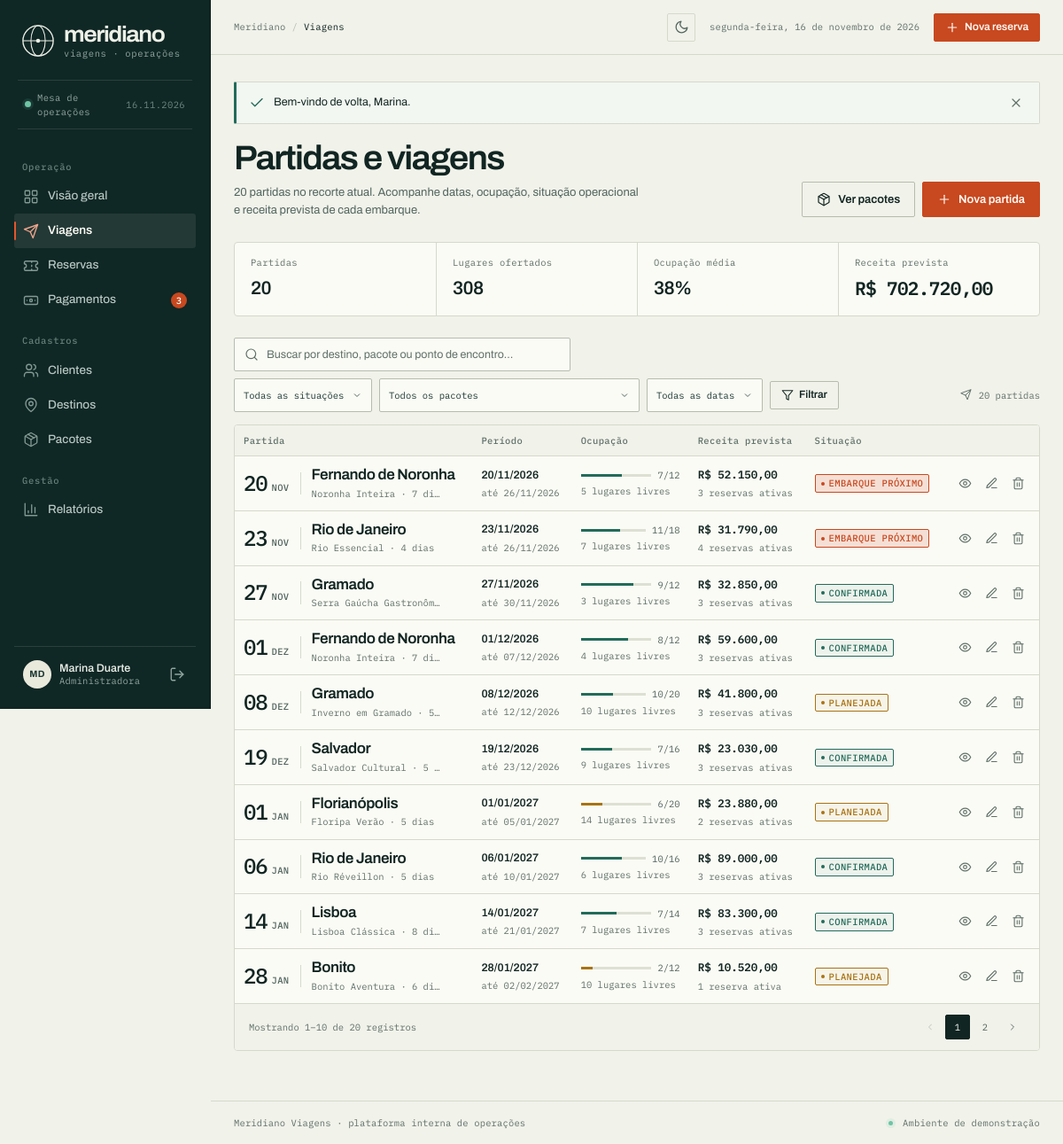
Page /index.php?r=viagens (signed in) on the committed database.
### tables this page shows
CREATE TABLE viagens (
  id               INT UNSIGNED AUTO_INCREMENT PRIMARY KEY,
  pacote_id        INT UNSIGNED NOT NULL,
  data_ida         DATE NOT NULL,
  data_volta       DATE NOT NULL,
  capacidade       SMALLINT UNSIGNED NOT NULL,
  status           ENUM('planejada', 'confirmada', 'em_andamento', 'concluida', 'cancelada')
                   NOT NULL DEFAULT 'planejada',
  ponto_encontro   VARCHAR(180) NULL,
  observacoes      TEXT NULL,
  criado_em        TIMESTAMP NOT NULL DEFAULT CURRENT_TIMESTAMP,
  CONSTRAINT fk_viagens_pacote FOREIGN KEY (pacote_id)
    REFERENCES pacotes (id) ON UPDATE CASCADE ON DELETE RESTRICT,
  INDEX idx_viagens_data (data_ida),
  INDEX idx_viagens_status (status)
);

### views/viagens/index.php (the view, shortened to what the rows shown need)
<div class="page-head">
    <div class="page-head__copy">
        <h1>Partidas e viagens</h1>
    </div>
        <a class="button button--secondary" href="<?= url('pacotes') ?>"><?= icon('package', 'icon', 16) ?> Ver pacotes</a>
</div>
<section class="panel panel--flush">
    <?php if ($viagens): ?>
        <div class="table-wrap">
            <table class="data-table">
                <thead>
                    <tr>
                        <th scope="col">Partida</th>
                        <th scope="col">Período</th>
                        <th scope="col">Ocupação</th>
                        <th scope="col">Receita prevista</th>
                        <th scope="col">Situação</th>
                        <th scope="col"><span class="sr-only">Ações</span></th>
                    </tr>
                </thead>
                <tbody>
                    <?php foreach ($viagens as $item): ?>
                        <?php
                        $ocupados = (int) $item['lugares_ocupados'];
                        $capacidade = (int) $item['capacidade'];
                        $percentual = $capacidade > 0 ? min(100, (int) round(($ocupados / $capacidade) * 100)) : 0;
                        $situacao = situacao_viagem($item);
                        ?>
                        <tr>
                            <td>
                                <div style="display: flex; align-items: center; gap: 12px;">
                                    <div class="board-row__date">
                                        <span class="board-row__day"><?= e(dia($item['data_ida'])) ?></span>
                                        <span class="board-row__month"><?= e(mes_abreviado($item['data_ida'])) ?></span>
                                    </div>
                                    <div class="board-row__destination">
                                        <a class="board-row__city" href="<?= url('viagens', ['acao' => 'ver', 'id' => $item['id']]) ?>"><?= e($item['destino_nome']) ?></a>
                                        <div class="board-row__package" title="<?= e($item['pacote_titulo'] . ' · ' . (int) $item['duracao_dias'] . ' dias') ?>"><?= e($item['pacote_titulo']) ?> · <?= (int) $item['duracao_dias'] ?> dias</div>
                                    </div>
                                </div>
                            </td>
                            <td>
                                <span class="cell-main"><?= e(data_br($item['data_ida'])) ?></span>
                                <div class="cell-sub">até <?= e(data_br($item['data_volta'])) ?></div>
                            </td>
                            <td>
                                <div class="seat-bar" style="max-width: 170px;">
                                    <span class="seat-bar__track">
                                        <span class="seat-bar__fill <?= $percentual >= 100 ? 'seat-bar__fill--full' : ($percentual < 40 ? 'seat-bar__fill--low' : '') ?>"
                                              style="width: <?= $percentual ?>%"></span>
                                    </span>
                                    <span class="seat-bar__label"><?= $ocupados ?>/<?= $capacidade ?></span>
                                </div>
                                <div class="cell-sub"><?= max(0, $capacidade - $ocupados) ?> lugar<?= max(0, $capacidade - $ocupados) === 1 ? '' : 'es' ?> livre<?= max(0, $capacidade - $ocupados) === 1 ? '' : 's' ?></div>
                            </td>
                            <td>
                                <span class="cell-strong mono"><?= e(money($item['receita_prevista'])) ?></span>
                                <div class="cell-sub"><?= (int) $item['total_reservas'] ?> reserva<?= (int) $item['total_reservas'] === 1 ? '' : 's' ?> ativa<?= (int) $item['total_reservas'] === 1 ? '' : 's' ?></div>
                            </td>
                            <td><span class="stamp stamp--<?= e($situacao['tom']) ?>"><?= e($situacao['label']) ?></span></td>
                            <td class="cell-actions">
                                <div class="cell-actions__group">
                                    <a class="action-link" href="<?= url('viagens', ['acao' => 'ver', 'id' => $item['id']]) ?>" aria-label="Abrir partida para <?= e($item['destino_nome']) ?>" title="Abrir partida">
                                        <?= icon('eye', 'icon', 15) ?>
                                    </a>
                                    <a class="action-link" href="<?= url('viagens', ['acao' => 'editar', 'id' => $item['id']]) ?>" aria-label="Editar partida para <?= e($item['destino_nome']) ?>" title="Editar">
                                        <?= icon('edit', 'icon', 15) ?>
                                    </a>
                                    <form class="action-form" method="post" action="<?= url('viagens', ['acao' => 'excluir', 'id' => $item['id']]) ?>"
                                          data-confirm="Excluir a partida de <?= e($item['destino_nome']) ?> em <?= e(data_br($item['data_ida'])) ?>? Partidas com reservas não podem ser removidas."
                                          data-confirm-label="Excluir partida">
                                        <button class="action-link action-link--danger" type="submit" aria-label="Excluir partida de <?= e($item['destino_nome']) ?>" title="Excluir">
                                            <?= icon('trash', 'icon', 15) ?>
                                        </button>
                                    </form>
                                </div>
                            </td>
                        </tr>
                    <?php endforeach; ?>
                </tbody>
            </table>
        </div>
        <?php include VIEWS_PATH . '/partials/pagination.php'; ?>
    <?php endif; ?>
</section>

### app/icons.php (shortened to what the rows shown need)
<?php
function icon(string $nome, string $classe = 'icon', int $tamanho = 20): string
{
    $path = $icones[$nome] ?? $icones['info'];
    return '<svg class="' . e($classe) . '" width="' . $tamanho . '" height="' . $tamanho
        . '" viewBox="0 0 24 24" fill="none" stroke="currentColor" stroke-width="1.8"'
        . ' stroke-linecap="round" stroke-linejoin="round" aria-hidden="true">' . $path . '</svg>';
}

### views/partials/pagination.php (shortened to what the rows shown need)
<?php if (($paginacao['paginas'] ?? 1) > 1): ?>
    <nav class="pagination" aria-label="Paginação">
        <span class="pagination__pages">
            <a class="pagination__link <?= $paginacao['pagina'] <= 1 ? 'is-disabled' : '' ?>"
               href="<?= e(url_com_pagina(max(1, $paginacao['pagina'] - 1))) ?>"
               aria-label="Página anterior" <?= $paginacao['pagina'] <= 1 ? 'aria-disabled="true" tabindex="-1"' : '' ?>>
                <?= icon('chevron-left', 'icon', 12) ?>
            </a>
            <?php
            $inicioJanela = max(1, $paginacao['pagina'] - 2);
            $fimJanela = min($paginacao['paginas'], $paginacao['pagina'] + 2);
            ?>
            <?php for ($p = $inicioJanela; $p <= $fimJanela; $p++): ?>
                <a class="pagination__link <?= $p === $paginacao['pagina'] ? 'is-current' : '' ?>"
                   href="<?= e(url_com_pagina($p)) ?>"
                   <?= $p === $paginacao['pagina'] ? 'aria-current="page"' : '' ?>><?= $p ?></a>
            <?php endfor; ?>
            <a class="pagination__link <?= $paginacao['pagina'] >= $paginacao['paginas'] ? 'is-disabled' : '' ?>"
               href="<?= e(url_com_pagina(min($paginacao['paginas'], $paginacao['pagina'] + 1))) ?>"
               aria-label="Próxima página" <?= $paginacao['pagina'] >= $paginacao['paginas'] ? 'aria-disabled="true" tabindex="-1"' : '' ?>>
                <?= icon('chevron-right', 'icon', 12) ?>
            </a>
        </span>
    </nav>
<?php endif; ?>

### rows in the picture
viagens: data_ida "20", data_ida "NOV", destino_nome "Fernando de Noronha", pacote_titulo "Noronha Inteira", duracao_dias "7", data_ida "20/11/2026", data_volta "26/11/2026", ocupados "7", capacidade "12", max(0, $capacidade - $ocupados) "5", receita_prevista "R$ 52.150,00", total_reservas "3", label "EMBARQUE PRÓXIMO", $tamanho 15 (drawn)
viagens: data_ida "23", data_ida "NOV", destino_nome "Rio de Janeiro", pacote_titulo "Rio Essencial", duracao_dias "4", data_ida "23/11/2026", data_volta "26/11/2026", ocupados "11", capacidade "18", max(0, $capacidade - $ocupados) "7", receita_prevista "R$ 31.790,00", total_reservas "4", label "EMBARQUE PRÓXIMO", $tamanho 15 (drawn)
viagens: data_ida "27", data_ida "NOV", destino_nome "Gramado", pacote_titulo "Serra Gaúcha Gastronôm…", data_ida "27/11/2026", data_volta "30/11/2026", ocupados "9", capacidade "12", max(0, $capacidade - $ocupados) "3", receita_prevista "R$ 32.850,00", total_reservas "3", status "CONFIRMADA", $tamanho 15 (drawn)
viagens: data_ida "01", data_ida "DEZ", destino_nome "Fernando de Noronha", pacote_titulo "Noronha Inteira", duracao_dias "7", data_ida "01/12/2026", data_volta "07/12/2026", ocupados "8", capacidade "12", max(0, $capacidade - $ocupados) "4", receita_prevista "R$ 59.600,00", total_reservas "3", status "CONFIRMADA", $tamanho 15 (drawn)
viagens: data_ida "08", data_ida "DEZ", destino_nome "Gramado", pacote_titulo "Inverno em Gramado", duracao_dias "5…", data_ida "08/12/2026", data_volta "12/12/2026", ocupados "10", capacidade "20", max(0, $capacidade - $ocupados) "10", receita_prevista "R$ 41.800,00", total_reservas "3", status "PLANEJADA", $tamanho 15 (drawn)
viagens: data_ida "19", data_ida "DEZ", destino_nome "Salvador", pacote_titulo "Salvador Cultural", duracao_dias "5", data_ida "19/12/2026", data_volta "23/12/2026", ocupados "7", capacidade "16", max(0, $capacidade - $ocupados) "9", receita_prevista "R$ 23.030,00", total_reservas "3", status "CONFIRMADA", $tamanho 15 (drawn)
viagens: data_ida "01", data_ida "JAN", destino_nome "Florianópolis", pacote_titulo "Floripa Verão", duracao_dias "5", data_ida "01/01/2027", data_volta "05/01/2027", ocupados "6", capacidade "20", max(0, $capacidade - $ocupados) "14", receita_prevista "R$ 23.880,00", total_reservas "2", status "PLANEJADA", $tamanho 15 (drawn)
viagens: data_ida "06", data_ida "JAN", destino_nome "Rio de Janeiro", pacote_titulo "Rio Réveillon", duracao_dias "5", data_ida "06/01/2027", data_volta "10/01/2027", ocupados "10", capacidade "16", max(0, $capacidade - $ocupados) "6", receita_prevista "R$ 89.000,00", total_reservas "3", status "CONFIRMADA", $tamanho 15 (drawn)
viagens: data_ida "14", data_ida "JAN", destino_nome "Lisboa", pacote_titulo "Lisboa Clássica", duracao_dias "8", data_ida "14/01/2027", data_volta "21/01/2027", ocupados "7", capacidade "14", max(0, $capacidade - $ocupados) "7", receita_prevista "R$ 83.300,00", total_reservas "3", status "CONFIRMADA", $tamanho 15 (drawn)
viagens: data_ida "28", data_ida "JAN", destino_nome "Bonito", pacote_titulo "Bonito Aventura", duracao_dias "6", data_ida "28/01/2027", data_volta "02/02/2027", ocupados "2", capacidade "12", max(0, $capacidade - $ocupados) "10", receita_prevista "R$ 10.520,00", total_reservas "1", status "PLANEJADA", $tamanho 15 (drawn)

### other values in the picture
$item['label'] "Visão geral"
$item['label'] "Viagens"
$item['label'] "Reservas"
$item['label'] "Pagamentos"
$item['badge'] "3"
$item['label'] "Clientes"
$item['label'] "Destinos"
$item['label'] "Pacotes"
$item['label'] "Relatórios"
iniciais($usuario['nome'] ?? '') "MD"
$usuario['nome'] "Marina Duarte"
$secaoAtual "Viagens"
data_extenso() "segunda-feira, 16 de novembro de 2026"
$mensagem['mensagem'] "Bem-vindo de volta, Marina."
$total "20"
